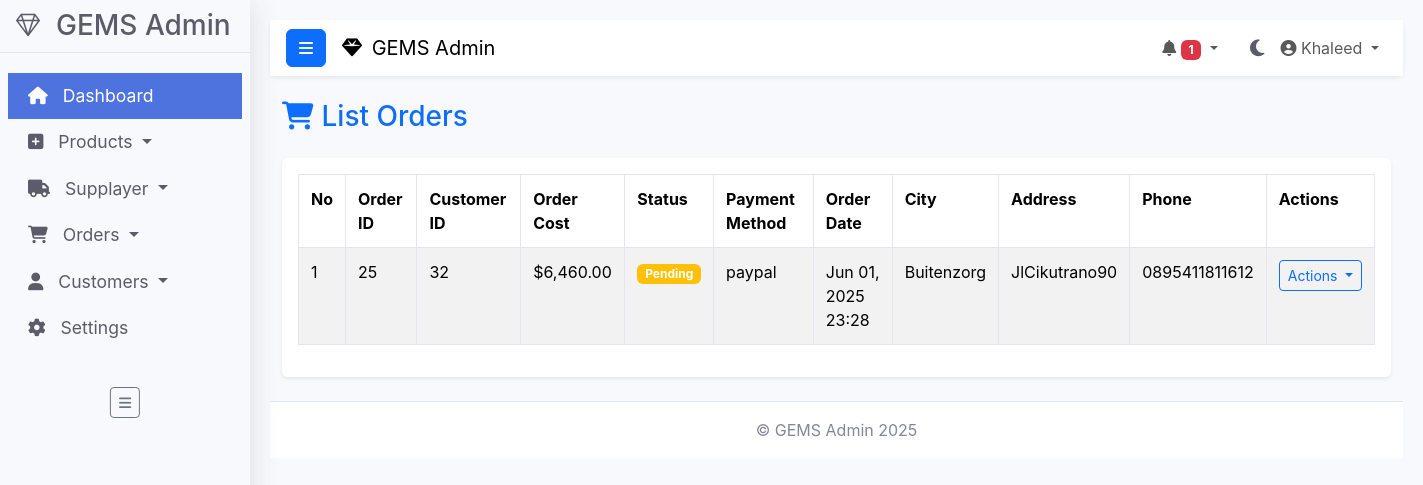
/admin/Pages/listOrder.php (signed in), run on an earlier commit of the app's database.
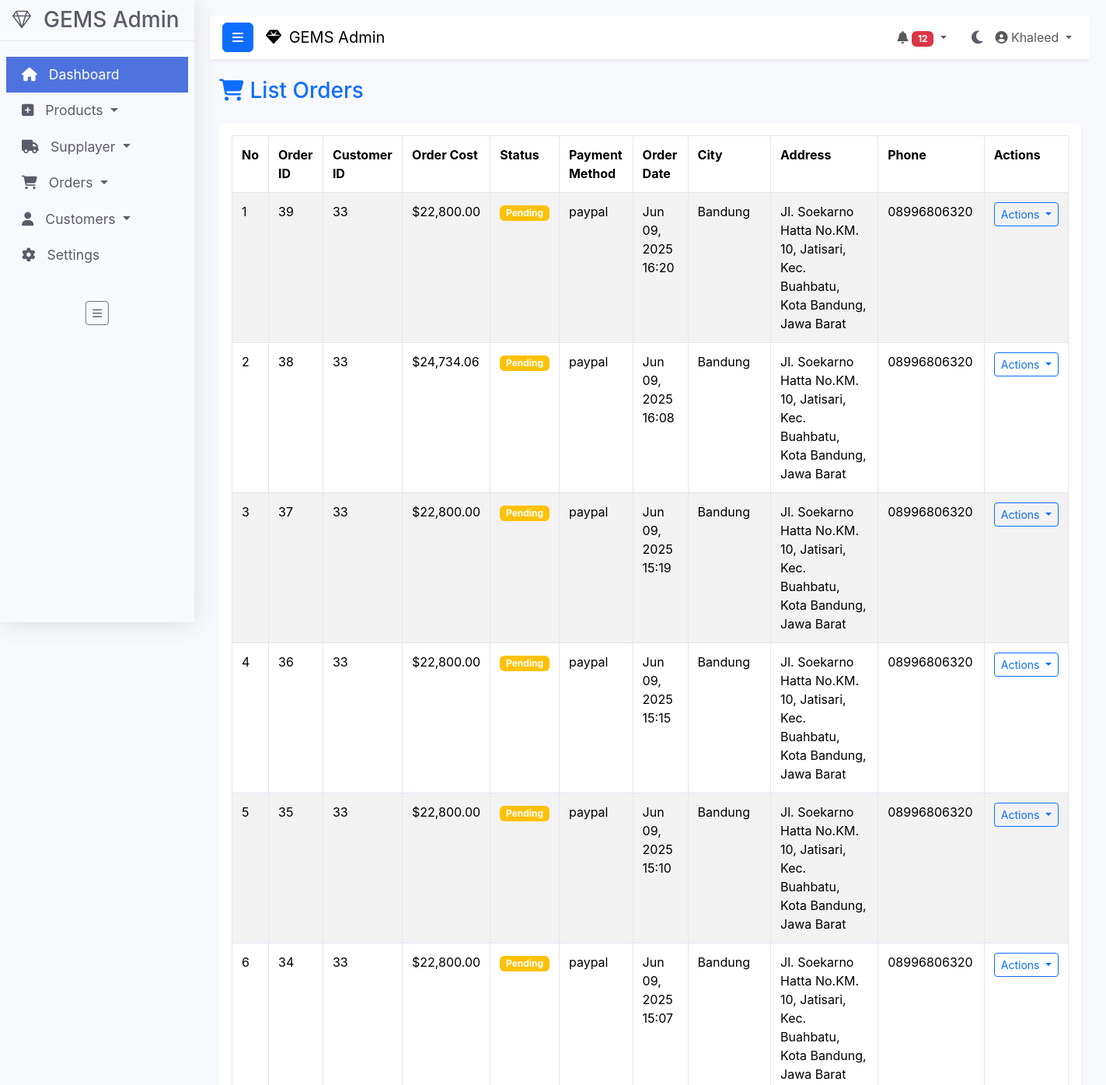
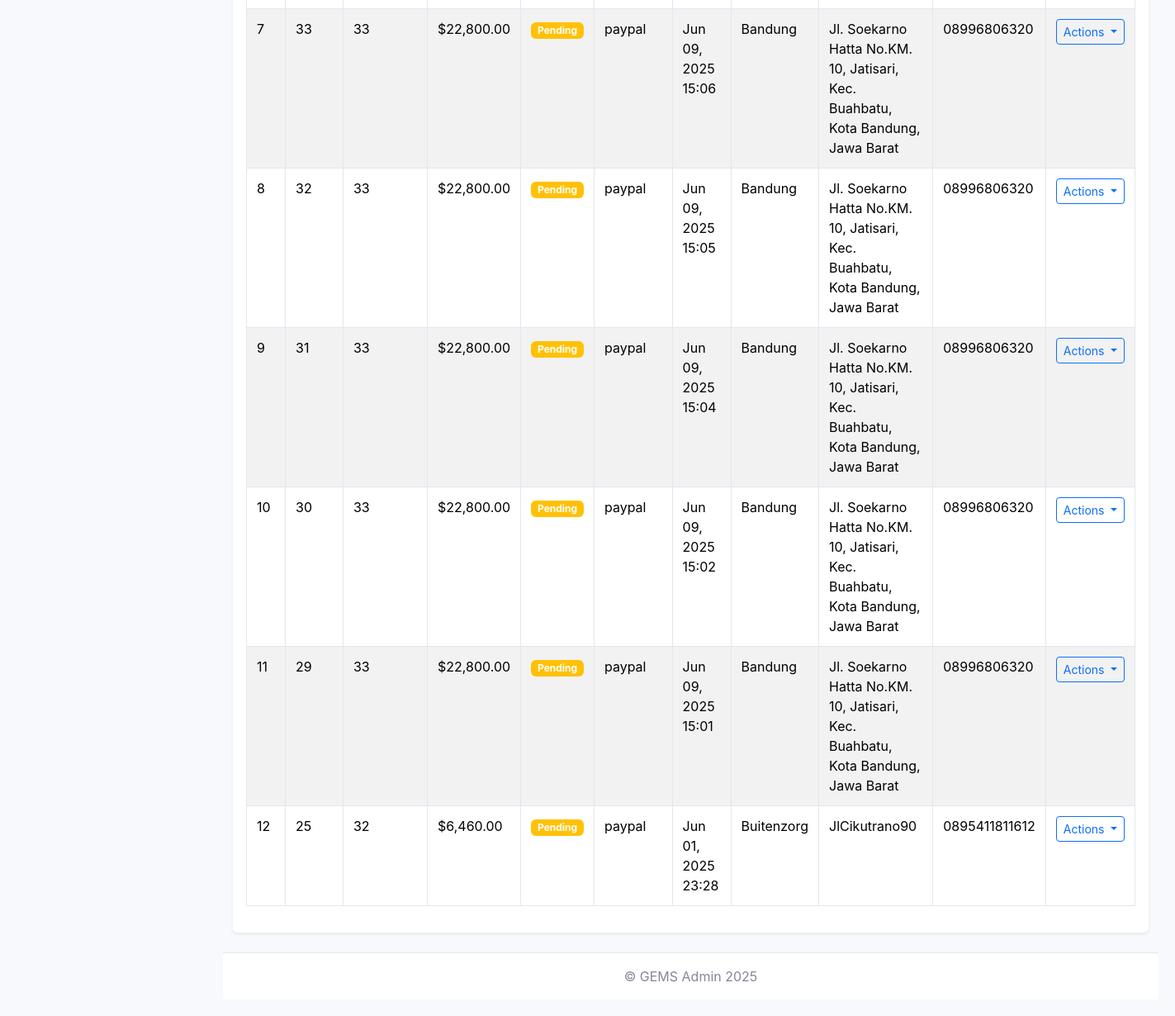
And on a later commit of the database (2 pictures, top to bottom).
### tables this page shows
CREATE TABLE IF NOT EXISTS `orders` (
  `order_id` int(11) NOT NULL AUTO_INCREMENT,
  `order_cost` decimal(10,2) NOT NULL,
  `order_status` varchar(100) NOT NULL DEFAULT 'on_hold',
  `customer_id` int(11) NOT NULL,
  `customer_phone` varchar(15) NOT NULL,
  `customer_city` varchar(255) NOT NULL,
  `customer_address` varchar(255) NOT NULL,
  `order_date` datetime NOT NULL DEFAULT current_timestamp(),
  `payment_method` varchar(50) DEFAULT NULL,
  PRIMARY KEY (`order_id`)
);

### admin/Pages/listOrder.php (the view, shortened to what the changed rows need)
<?php
require_once '../../Database/connection.php';
$header_data = [
    'pending_orders' => 0,
    'recent_orders' => []
];
$result = $conn->query("SELECT COUNT(*) AS total_pending FROM orders WHERE order_status = 'pending'");
if ($result) {
    $header_data['pending_orders'] = (int)$result->fetch_assoc()['total_pending'];
}
$result = $conn->query("SELECT order_id, order_cost FROM orders WHERE order_status = 'pending' ORDER BY order_date DESC LIMIT 5");
if ($result) {
    $header_data['recent_orders'] = $result->fetch_all(MYSQLI_ASSOC);
}
$orders = [];
$query = "SELECT * FROM orders WHERE order_status IN ('on_hold', 'pending', 'processing') ORDER BY order_date DESC";
$result = $conn->query($query);
if ($result) {
    $orders = $result->fetch_all(MYSQLI_ASSOC);
}
?>
<!DOCTYPE html>
<html lang="en" data-bs-theme="light">
<head>
    <link href="https://cdn.jsdelivr.net/npm/bootstrap@5.3.2/dist/css/bootstrap.min.css" rel="stylesheet" />
    <link rel="stylesheet" href="https://cdn.jsdelivr.net/npm/bootstrap-icons@1.10.5/font/bootstrap-icons.css">
    <link rel="stylesheet" href="https://cdn.datatables.net/1.13.6/css/dataTables.bootstrap5.min.css">
    <link rel="stylesheet" href="https://cdnjs.cloudflare.com/ajax/libs/font-awesome/6.4.2/css/all.min.css" />
    <link href="../css/style.css" rel="stylesheet" />
</head>
<body>
    <div class="wrapper">
        <div id="content">
            <?php include '../Layout/header.php'; ?>
            <div class="container-fluid mt-4">
                <div class="d-flex justify-content-between align-items-center mb-4">
                    <h1 class="h3 mb-0 text-primary">
                        <i class="fas fa-shopping-cart me-2"></i>List Orders
                    </h1>
                </div>
                <div class="card shadow-sm">
                    <div class="card-body">
                        <div class="table-responsive">
                            <table id="ordersTable" class="table table-striped table-hover">
                                <thead>
                                    <tr>
                                        <th>No</th>
                                        <th>Order ID</th>
                                        <th>Customer ID</th>
                                        <th>Order Cost</th>
                                        <th>Status</th>
                                        <th>Payment Method</th>
                                        <th>Order Date</th>
                                        <th>City</th>
                                        <th>Address</th>
                                        <th>Phone</th>
                                        <th>Actions</th>
                                    </tr>
                                </thead>
                                <tbody>
                                    <?php foreach ($orders as $index => $order): ?>
                                    <tr>
                                        <td><?php echo $index + 1; ?></td>
                                        <td><?php echo htmlspecialchars($order['order_id']); ?></td>
                                        <td><?php echo htmlspecialchars($order['customer_id']); ?></td>
                                        <td>$<?php echo number_format($order['order_cost'], 2); ?></td>
                                        <td>
                                            <span class="badge
                                                <?php
                                                    switch($order['order_status']) {
                                                        case 'pending': echo 'bg-warning'; break;
                                                    }
                                                ?>">
                                                <?php echo ucfirst(htmlspecialchars($order['order_status'])); ?>
                                            </span>
                                        </td>
                                        <td><?php echo htmlspecialchars($order['payment_method'] ?? 'N/A'); ?></td>
                                        <td><?php echo date('M d, Y H:i', strtotime($order['order_date'])); ?></td>
                                        <td><?php echo htmlspecialchars($order['customer_city']); ?></td>
                                        <td><?php echo htmlspecialchars($order['customer_address']); ?></td>
                                        <td><?php echo htmlspecialchars($order['customer_phone']); ?></td>
                                        <td>
                                            <div class="dropdown">
                                                <button class="btn btn-sm btn-outline-primary dropdown-toggle" type="button" data-bs-toggle="dropdown" aria-expanded="false">
                                                    Actions
                                                </button>
                                            </div>
                                        </td>
                                    </tr>
                                    <?php endforeach; ?>
                                </tbody>
                            </table>
                        </div>
                    </div>
                </div>
            </div>
        </div>
    </div>
</body>
</html>

### admin/Layout/header.php (shortened to what the changed rows need)
<?php
$header_data = $header_data ?? [
    'pending_orders' => 0,
    'recent_orders' => []
];
$pending_orders = (int)($header_data['pending_orders'] ?? 0);
?>
<div class="card mb-4 shadow-sm">
  <nav class="navbar navbar-expand px-3" style="background-color: var(--bg-card); color: var(--text-primary);">
    <div class="collapse navbar-collapse" id="navbarSupportedContent">
        <ul class="navbar-nav ms-auto">
            <li class="nav-item dropdown">
                <a class="nav-link dropdown-toggle" href="#" id="navbarDropdown" role="button" data-bs-toggle="dropdown" aria-expanded="false">
                    <i class="fas fa-bell"></i>
                    <span class="badge bg-danger"><?= $pending_orders ?></span>
                </a>
            </li>
        </ul>
    </div>
  </nav>
</div>

What changed in the data, as far as the page shows it:
added orders: order_id "39", customer "33", order_cost "22,800.00", order_status "Pending", payment_method "paypal", order_date "Jun 09, 2025 16:20", customer_city "Bandung", customer_address "Jl. Soekarno Hatta No.KM. 10, Jatisari, Kec. Buahbatu, Kota Bandung, Jawa Barat", customer_phone "08996806320"
added orders: order_id "38", customer "33", order_cost "24,734.06", order_status "Pending", payment_method "paypal", order_date "Jun 09, 2025 16:08", customer_city "Bandung", customer_address "Jl. Soekarno Hatta No.KM. 10, Jatisari, Kec. Buahbatu, Kota Bandung, Jawa Barat", customer_phone "08996806320"
added orders: order_id "37", customer "33", order_cost "22,800.00", order_status "Pending", payment_method "paypal", order_date "Jun 09, 2025 15:19", customer_city "Bandung", customer_address "Jl. Soekarno Hatta No.KM. 10, Jatisari, Kec. Buahbatu, Kota Bandung, Jawa Barat", customer_phone "08996806320"
added orders: order_id "36", customer "33", order_cost "22,800.00", order_status "Pending", payment_method "paypal", order_date "Jun 09, 2025 15:15", customer_city "Bandung", customer_address "Jl. Soekarno Hatta No.KM. 10, Jatisari, Kec. Buahbatu, Kota Bandung, Jawa Barat", customer_phone "08996806320"
added orders: order_id "35", customer "33", order_cost "22,800.00", order_status "Pending", payment_method "paypal", order_date "Jun 09, 2025 15:10", customer_city "Bandung", customer_address "Jl. Soekarno Hatta No.KM. 10, Jatisari, Kec. Buahbatu, Kota Bandung, Jawa Barat", customer_phone "08996806320"
added orders: order_id "34", customer "33", order_cost "22,800.00", order_status "Pending", payment_method "paypal", order_date "Jun 09, 2025 15:07", customer_city "Bandung", customer_address "Jl. Soekarno Hatta No.KM. 10, Jatisari, Kec. Buahbatu, Kota Bandung, Jawa Barat", customer_phone "08996806320"
added orders: order_id "33", customer "33", order_cost "22,800.00", order_status "Pending", payment_method "paypal", order_date "Jun 09, 2025 15:06", customer_city "Bandung", customer_address "Jl. Soekarno Hatta No.KM. 10, Jatisari, Kec. Buahbatu, Kota Bandung, Jawa Barat", customer_phone "08996806320"
added orders: order_id "32", customer "33", order_cost "22,800.00", order_status "Pending", payment_method "paypal", order_date "Jun 09, 2025 15:05", customer_city "Bandung", customer_address "Jl. Soekarno Hatta No.KM. 10, Jatisari, Kec. Buahbatu, Kota Bandung, Jawa Barat", customer_phone "08996806320"
added orders: order_id "31", customer "33", order_cost "22,800.00", order_status "Pending", payment_method "paypal", order_date "Jun 09, 2025 15:04", customer_city "Bandung", customer_address "Jl. Soekarno Hatta No.KM. 10, Jatisari, Kec. Buahbatu, Kota Bandung, Jawa Barat", customer_phone "08996806320"
added orders: order_id "30", customer "33", order_cost "22,800.00", order_status "Pending", payment_method "paypal", order_date "Jun 09, 2025 15:02", customer_city "Bandung", customer_address "Jl. Soekarno Hatta No.KM. 10, Jatisari, Kec. Buahbatu, Kota Bandung, Jawa Barat", customer_phone "08996806320"
added orders: order_id "29", customer "33", order_cost "22,800.00", order_status "Pending", payment_method "paypal", order_date "Jun 09, 2025 15:01", customer_city "Bandung", customer_address "Jl. Soekarno Hatta No.KM. 10, Jatisari, Kec. Buahbatu, Kota Bandung, Jawa Barat", customer_phone "08996806320"
Also different on the page:
$pending_orders: "1" → "12"
